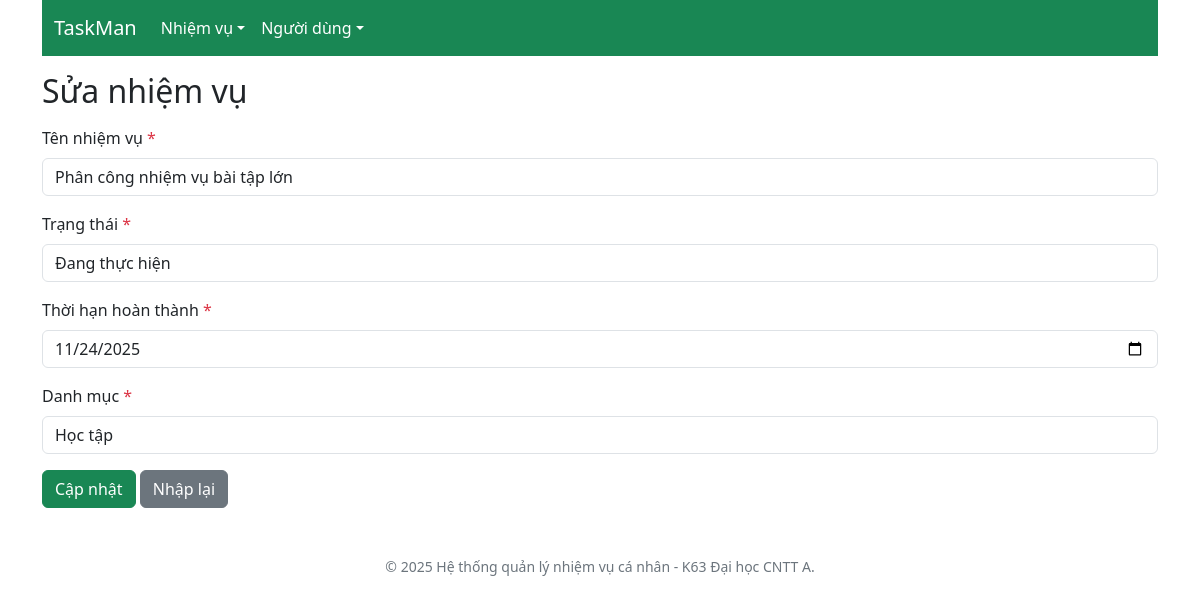
The page /edit.php?id=3 on the database its author committed.
### tables this page shows
CREATE TABLE `tasks` (
  `id` int(11) NOT NULL,
  `name` varchar(200) NOT NULL,
  `status` varchar(15) NOT NULL,
  `due_date` datetime NOT NULL,
  `category_id` int(11) NOT NULL,
  `user_id` int(11) NOT NULL,
  `created_at` datetime NOT NULL DEFAULT current_timestamp(),
  `updated_at` datetime NOT NULL DEFAULT current_timestamp()
);

CREATE TABLE `categories` (
  `id` int(11) NOT NULL,
  `name` varchar(200) NOT NULL
);

### edit.php (the view, shortened to what this page needs)
<!DOCTYPE html>
<html lang="en">
<head>
    <?php include "partials/head.php"; ?>
</head>
<body>
    <div class="container">
        <?php include "partials/navbar.php"; ?>
        <?php
        $id =(int) $_GET["id"];
        include "db_connect.php";
        $sql = "SELECT * FROM tasks WHERE id=$id";
        $task = $conn->query($sql)->fetch_assoc();
        ?>
         <h2 class="mt-3">Sửa nhiệm vụ</h2>
         <form action="update.php" method="post">
            <div class="mb-3 mt-3">
                <label for="name" class="form-label">Tên nhiệm vụ <span class="text-danger">*</span></label>
                <input type="text" class="form-control" id="name" name="name" value="<?php echo $task["name"]; ?>" required>
            </div>
            <div class="mb-3 mt-3">
                <label for="status" class="form-label">Trạng thái <span class="text-danger">*</span></label>
                <select class="form-control" id="status" name="status">
                    <option value="1" <?php echo ($task["status"] == "1") ? "selected" : ""; ?>>Đang thực hiện</option>
                </select>
            </div>
            <div class="mb-3 mt-3">
                <label for="due_date" class="form-label">Thời hạn hoàn thành <span class="text-danger">*</span></label>
                <input type="date" class="form-control" id="due_date" name="due_date" value="<?php echo date("Y-m-d", strtotime($task["due_date"])); ?>" required>
            </div>
            <div class="mb-3 mt-3">
                <label for="category_id" class="form-label">Danh mục <span class="text-danger">*</span></label>
                <?php
                    include "db_connect.php";
                    $sql = "SELECT * FROM categories";
                    $result = $conn->query($sql);
                ?>
                <select class="form-control" id="category_id" name="category_id">
                    <?php
                        while ($category = $result->fetch_assoc()) {
                    ?>
                    <option value="<?php echo $category["id"]; ?>" <?php echo ($task["category_id"] == $category["id"]) ? "selected" : ""; ?>><?php echo $category["name"]; ?></option>
                    <?php
                        }
                    ?>
                </select>
            </div>
            <div class="mb-3 mt-3">
                <input type="submit" value="Cập nhật" class="btn btn-success">
                <input type="reset" value="Nhập lại" class="btn btn-secondary">
            </div>
         </form>
        <?php include "partials/footer.php"; ?>
    </div>
</body>
</html>

### rows shown on the page
tasks: name "Phân công nhiệm vụ bài tập lớn", status "Đang thực hiện", due_date "11/24/2025", category_id "Học tập"
